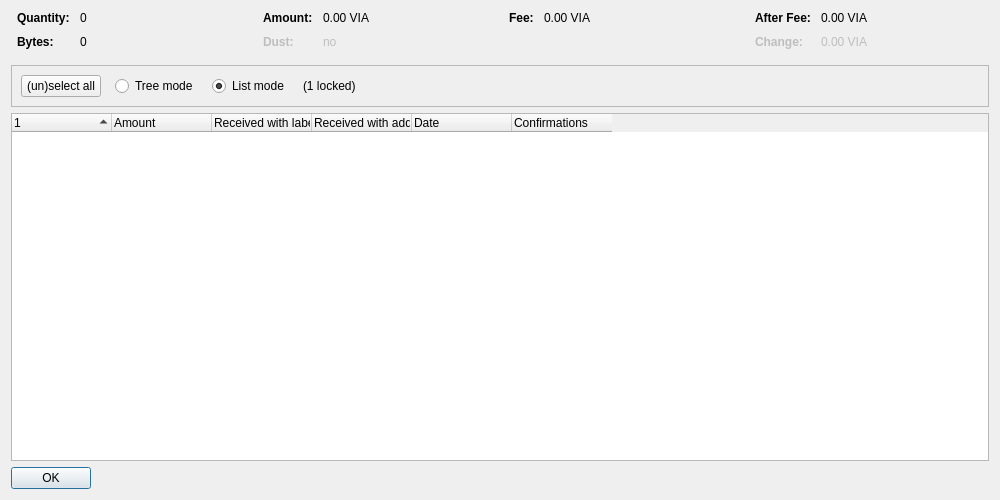
<?xml version="1.0" encoding="UTF-8"?>
<ui version="4.0">
 <class>CoinControlDialog</class>
 <widget class="QDialog" name="CoinControlDialog">
  <property name="geometry">
   <rect>
    <x>0</x>
    <y>0</y>
    <width>1000</width>
    <height>500</height>
   </rect>
  </property>
  <property name="windowTitle">
   <string>Coin Selection</string>
  </property>
  <layout class="QVBoxLayout" name="verticalLayout">
   <item>
    <layout class="QHBoxLayout" name="horizontalLayoutTop" stretch="0,0,0,0">
     <property name="topMargin">
      <number>0</number>
     </property>
     <property name="bottomMargin">
      <number>10</number>
     </property>
     <item>
      <layout class="QFormLayout" name="formLayoutCoinControl1">
       <property name="horizontalSpacing">
        <number>10</number>
       </property>
       <property name="verticalSpacing">
        <number>10</number>
       </property>
       <property name="leftMargin">
        <number>6</number>
       </property>
       <property name="rightMargin">
        <number>6</number>
       </property>
       <item row="0" column="0">
        <widget class="QLabel" name="labelCoinControlQuantityText">
         <property name="font">
          <font>
           <weight>75</weight>
           <bold>true</bold>
          </font>
         </property>
         <property name="text">
          <string>Quantity:</string>
         </property>
        </widget>
       </item>
       <item row="0" column="1">
        <widget class="QLabel" name="labelCoinControlQuantity">
         <property name="cursor">
          <cursorShape>IBeamCursor</cursorShape>
         </property>
         <property name="contextMenuPolicy">
          <enum>Qt::ActionsContextMenu</enum>
         </property>
         <property name="text">
          <string notr="true">0</string>
         </property>
         <property name="textInteractionFlags">
          <set>Qt::LinksAccessibleByMouse|Qt::TextSelectableByKeyboard|Qt::TextSelectableByMouse</set>
         </property>
        </widget>
       </item>
       <item row="1" column="0">
        <widget class="QLabel" name="labelCoinControlBytesText">
         <property name="font">
          <font>
           <weight>75</weight>
           <bold>true</bold>
          </font>
         </property>
         <property name="text">
          <string>Bytes:</string>
         </property>
        </widget>
       </item>
       <item row="1" column="1">
        <widget class="QLabel" name="labelCoinControlBytes">
         <property name="cursor">
          <cursorShape>IBeamCursor</cursorShape>
         </property>
         <property name="contextMenuPolicy">
          <enum>Qt::ActionsContextMenu</enum>
         </property>
         <property name="text">
          <string notr="true">0</string>
         </property>
         <property name="textInteractionFlags">
          <set>Qt::LinksAccessibleByMouse|Qt::TextSelectableByKeyboard|Qt::TextSelectableByMouse</set>
         </property>
        </widget>
       </item>
      </layout>
     </item>
     <item>
      <layout class="QFormLayout" name="formLayoutCoinControl2">
       <property name="horizontalSpacing">
        <number>10</number>
       </property>
       <property name="verticalSpacing">
        <number>10</number>
       </property>
       <property name="leftMargin">
        <number>6</number>
       </property>
       <property name="rightMargin">
        <number>6</number>
       </property>
       <item row="0" column="0">
        <widget class="QLabel" name="labelCoinControlAmountText">
         <property name="font">
          <font>
           <weight>75</weight>
           <bold>true</bold>
          </font>
         </property>
         <property name="text">
          <string>Amount:</string>
         </property>
        </widget>
       </item>
       <item row="0" column="1">
        <widget class="QLabel" name="labelCoinControlAmount">
         <property name="cursor">
          <cursorShape>IBeamCursor</cursorShape>
         </property>
         <property name="contextMenuPolicy">
          <enum>Qt::ActionsContextMenu</enum>
         </property>
         <property name="text">
          <string notr="true">0.00 VIA</string>
         </property>
         <property name="textInteractionFlags">
          <set>Qt::LinksAccessibleByMouse|Qt::TextSelectableByKeyboard|Qt::TextSelectableByMouse</set>
         </property>
        </widget>
       </item>
       <item row="1" column="0">
        <widget class="QLabel" name="labelCoinControlLowOutputText">
         <property name="enabled">
          <bool>false</bool>
         </property>
         <property name="font">
          <font>
           <weight>75</weight>
           <bold>true</bold>
          </font>
         </property>
         <property name="text">
          <string>Dust:</string>
         </property>
        </widget>
       </item>
       <item row="1" column="1">
        <widget class="QLabel" name="labelCoinControlLowOutput">
         <property name="enabled">
          <bool>false</bool>
         </property>
         <property name="cursor">
          <cursorShape>IBeamCursor</cursorShape>
         </property>
         <property name="contextMenuPolicy">
          <enum>Qt::ActionsContextMenu</enum>
         </property>
         <property name="text">
          <string notr="true">no</string>
         </property>
         <property name="textInteractionFlags">
          <set>Qt::LinksAccessibleByMouse|Qt::TextSelectableByKeyboard|Qt::TextSelectableByMouse</set>
         </property>
        </widget>
       </item>
      </layout>
     </item>
     <item>
      <layout class="QFormLayout" name="formLayoutCoinControl3">
       <property name="horizontalSpacing">
        <number>10</number>
       </property>
       <property name="verticalSpacing">
        <number>10</number>
       </property>
       <property name="leftMargin">
        <number>6</number>
       </property>
       <property name="rightMargin">
        <number>6</number>
       </property>
       <item row="0" column="0">
        <widget class="QLabel" name="labelCoinControlFeeText">
         <property name="font">
          <font>
           <weight>75</weight>
           <bold>true</bold>
          </font>
         </property>
         <property name="text">
          <string>Fee:</string>
         </property>
        </widget>
       </item>
       <item row="0" column="1">
        <widget class="QLabel" name="labelCoinControlFee">
         <property name="cursor">
          <cursorShape>IBeamCursor</cursorShape>
         </property>
         <property name="contextMenuPolicy">
          <enum>Qt::ActionsContextMenu</enum>
         </property>
         <property name="text">
          <string notr="true">0.00 VIA</string>
         </property>
         <property name="textInteractionFlags">
          <set>Qt::LinksAccessibleByMouse|Qt::TextSelectableByKeyboard|Qt::TextSelectableByMouse</set>
         </property>
        </widget>
       </item>
      </layout>
     </item>
     <item>
      <layout class="QFormLayout" name="formLayoutCoinControl4">
       <property name="horizontalSpacing">
        <number>10</number>
       </property>
       <property name="verticalSpacing">
        <number>10</number>
       </property>
       <property name="leftMargin">
        <number>6</number>
       </property>
       <property name="rightMargin">
        <number>6</number>
       </property>
       <item row="0" column="0">
        <widget class="QLabel" name="labelCoinControlAfterFeeText">
         <property name="font">
          <font>
           <weight>75</weight>
           <bold>true</bold>
          </font>
         </property>
         <property name="text">
          <string>After Fee:</string>
         </property>
        </widget>
       </item>
       <item row="0" column="1">
        <widget class="QLabel" name="labelCoinControlAfterFee">
         <property name="cursor">
          <cursorShape>IBeamCursor</cursorShape>
         </property>
         <property name="contextMenuPolicy">
          <enum>Qt::ActionsContextMenu</enum>
         </property>
         <property name="text">
          <string notr="true">0.00 VIA</string>
         </property>
         <property name="textInteractionFlags">
          <set>Qt::LinksAccessibleByMouse|Qt::TextSelectableByKeyboard|Qt::TextSelectableByMouse</set>
         </property>
        </widget>
       </item>
       <item row="1" column="0">
        <widget class="QLabel" name="labelCoinControlChangeText">
         <property name="enabled">
          <bool>false</bool>
         </property>
         <property name="font">
          <font>
           <weight>75</weight>
           <bold>true</bold>
          </font>
         </property>
         <property name="text">
          <string>Change:</string>
         </property>
        </widget>
       </item>
       <item row="1" column="1">
        <widget class="QLabel" name="labelCoinControlChange">
         <property name="enabled">
          <bool>false</bool>
         </property>
         <property name="cursor">
          <cursorShape>IBeamCursor</cursorShape>
         </property>
         <property name="contextMenuPolicy">
          <enum>Qt::ActionsContextMenu</enum>
         </property>
         <property name="text">
          <string notr="true">0.00 VIA</string>
         </property>
         <property name="textInteractionFlags">
          <set>Qt::LinksAccessibleByMouse|Qt::TextSelectableByKeyboard|Qt::TextSelectableByMouse</set>
         </property>
        </widget>
       </item>
      </layout>
     </item>
    </layout>
   </item>
   <item>
    <widget class="QFrame" name="frame">
     <property name="minimumSize">
      <size>
       <width>0</width>
       <height>40</height>
      </size>
     </property>
     <property name="frameShape">
      <enum>QFrame::StyledPanel</enum>
     </property>
     <property name="frameShadow">
      <enum>QFrame::Sunken</enum>
     </property>
     <layout class="QHBoxLayout" name="horizontalLayout">
      <item>
       <layout class="QHBoxLayout" name="horizontalLayoutPanel" stretch="0,0,0,0,0">
        <property name="spacing">
         <number>14</number>
        </property>
        <item>
         <widget class="QPushButton" name="pushButtonSelectAll">
          <property name="sizePolicy">
           <sizepolicy hsizetype="Maximum" vsizetype="Fixed">
            <horstretch>0</horstretch>
            <verstretch>0</verstretch>
           </sizepolicy>
          </property>
          <property name="text">
           <string>(un)select all</string>
          </property>
          <property name="autoDefault">
           <bool>false</bool>
          </property>
         </widget>
        </item>
        <item>
         <widget class="QRadioButton" name="radioTreeMode">
          <property name="sizePolicy">
           <sizepolicy hsizetype="Maximum" vsizetype="Fixed">
            <horstretch>0</horstretch>
            <verstretch>0</verstretch>
           </sizepolicy>
          </property>
          <property name="text">
           <string>Tree mode</string>
          </property>
         </widget>
        </item>
        <item>
         <widget class="QRadioButton" name="radioListMode">
          <property name="sizePolicy">
           <sizepolicy hsizetype="Maximum" vsizetype="Fixed">
            <horstretch>0</horstretch>
            <verstretch>0</verstretch>
           </sizepolicy>
          </property>
          <property name="text">
           <string>List mode</string>
          </property>
          <property name="checked">
           <bool>true</bool>
          </property>
         </widget>
        </item>
        <item>
         <widget class="QLabel" name="labelLocked">
          <property name="text">
           <string notr="true">(1 locked)</string>
          </property>
         </widget>
        </item>
        <item>
         <spacer name="horizontalSpacer">
          <property name="orientation">
           <enum>Qt::Horizontal</enum>
          </property>
          <property name="sizeHint" stdset="0">
           <size>
            <width>40</width>
            <height>20</height>
           </size>
          </property>
         </spacer>
        </item>
       </layout>
      </item>
     </layout>
    </widget>
   </item>
   <item>
    <widget class="CoinControlTreeWidget" name="treeWidget">
     <property name="contextMenuPolicy">
      <enum>Qt::CustomContextMenu</enum>
     </property>
     <property name="sortingEnabled">
      <bool>false</bool>
     </property>
     <property name="columnCount">
      <number>6</number>
     </property>
     <attribute name="headerShowSortIndicator" stdset="0">
      <bool>true</bool>
     </attribute>
     <attribute name="headerStretchLastSection">
      <bool>false</bool>
     </attribute>
     <column>
      <property name="text">
       <string/>
      </property>
     </column>
     <column>
      <property name="text">
       <string>Amount</string>
      </property>
     </column>
     <column>
      <property name="text">
       <string>Received with label</string>
      </property>
     </column>
     <column>
      <property name="text">
       <string>Received with address</string>
      </property>
     </column>
     <column>
      <property name="text">
       <string>Date</string>
      </property>
     </column>
     <column>
      <property name="text">
       <string>Confirmations</string>
      </property>
      <property name="toolTip">
       <string>Confirmed</string>
      </property>
     </column>
     <column>
      <property name="text">
       <string/>
      </property>
     </column>
     <column>
      <property name="text">
       <string/>
      </property>
     </column>
     <column>
      <property name="text">
       <string/>
      </property>
     </column>
     <column>
      <property name="text">
       <string/>
      </property>
     </column>
    </widget>
   </item>
   <item>
    <widget class="QDialogButtonBox" name="buttonBox">
     <property name="sizePolicy">
      <sizepolicy hsizetype="Maximum" vsizetype="Fixed">
       <horstretch>0</horstretch>
       <verstretch>0</verstretch>
      </sizepolicy>
     </property>
     <property name="orientation">
      <enum>Qt::Horizontal</enum>
     </property>
     <property name="standardButtons">
      <set>QDialogButtonBox::Ok</set>
     </property>
    </widget>
   </item>
  </layout>
 </widget>
 <customwidgets>
  <customwidget>
   <class>CoinControlTreeWidget</class>
   <extends>QTreeWidget</extends>
   <header>qt/coincontroltreewidget.h</header>
  </customwidget>
 </customwidgets>
 <resources/>
 <connections/>
</ui>
